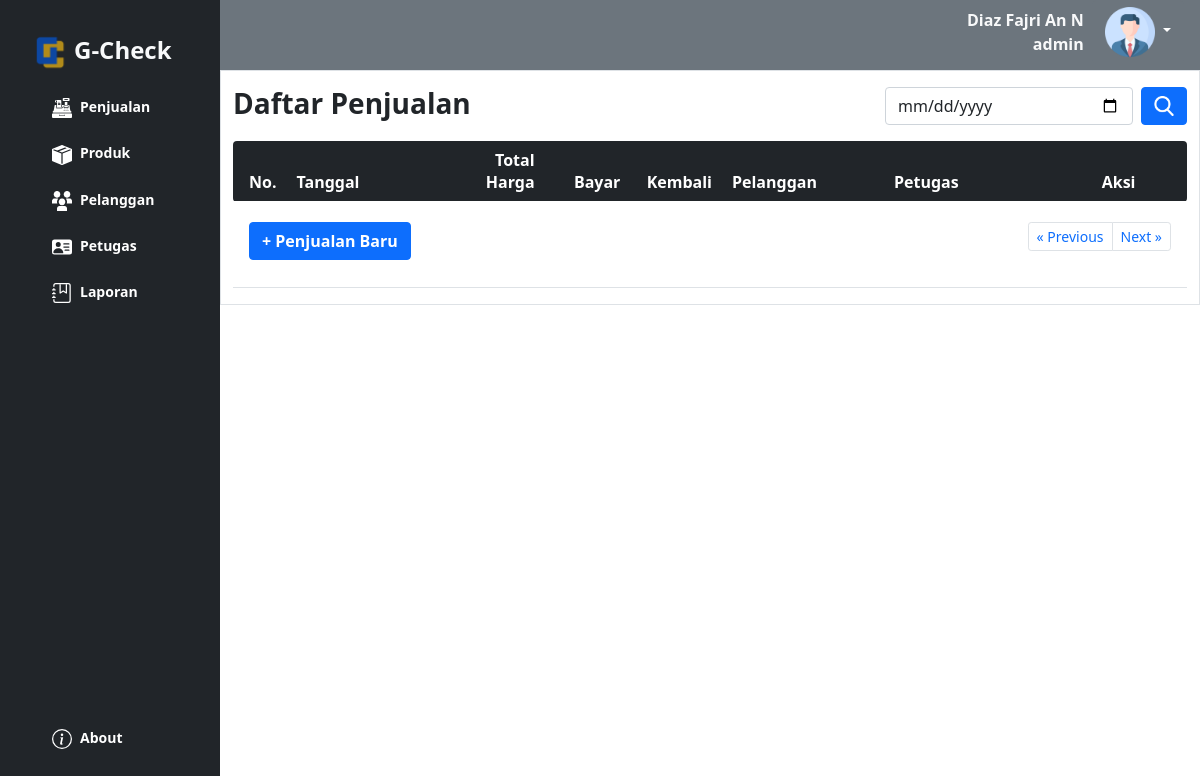
The app's page /penjualan/index.php (signed in), older data.
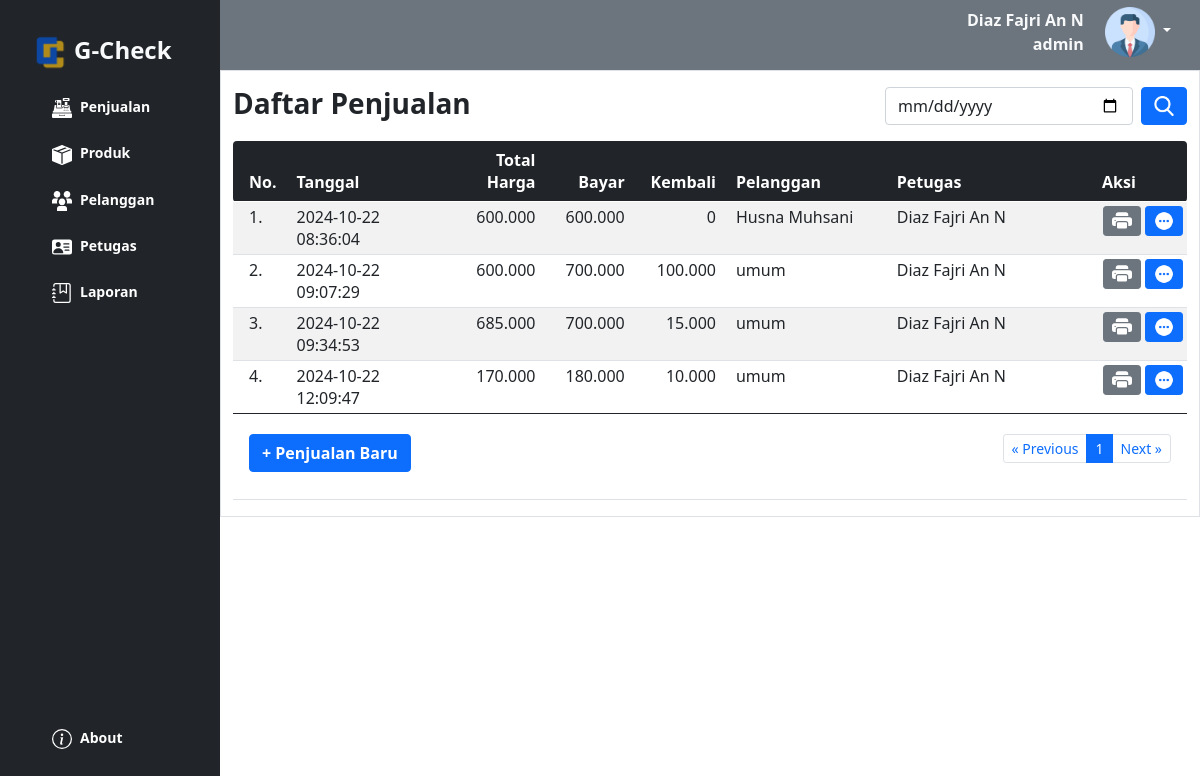
The same page, newer data.
### tables this page shows
CREATE TABLE `penjualan` (
  `penjualan_id` int(11) NOT NULL,
  `tanggal` datetime DEFAULT NULL,
  `total_harga` int(11) DEFAULT NULL,
  `bayar` int(11) DEFAULT NULL,
  `id_pelanggan` int(11) DEFAULT NULL,
  `id_petugas` int(11) NOT NULL,
  `nama_petugas` varchar(30) DEFAULT NULL
);

CREATE TABLE `pelanggan` (
  `id_pelanggan` int(11) NOT NULL,
  `kode_pelanggan` varchar(15) DEFAULT NULL,
  `nama_pelanggan` varchar(30) DEFAULT NULL,
  `alamat` text DEFAULT NULL,
  `no_hp` varchar(15) DEFAULT NULL
);

CREATE TABLE `petugas` (
  `id_petugas` int(11) NOT NULL,
  `username` varchar(30) DEFAULT NULL,
  `password` varchar(100) DEFAULT NULL,
  `nama_petugas` varchar(35) DEFAULT NULL,
  `level` enum('admin','petugas') DEFAULT NULL
);

### penjualan/index.php (the view, shortened to what this page needs)
<?php
if (!isset($_SESSION['username']) && !isset($_SESSION['password'])) {
?>
	<meta http-equiv="refresh" content="0;url=../login.php">
	<?php
} else {
	if (isset($_SESSION['penid'])) {
	?>
		<meta http-equiv="refresh" content="1;url=transaksi.php">
	<?php
	} else {
	?>
		<html>
		<!DOCTYPE html>
		<html lang="en">
		<head>
			<link rel="stylesheet" href="../bootstrap/css/bootstrap.min.css" />
		</head>
		<body>
			<?php
			include "../sidebar.php";
			?>
			<main>
				<?php include "../header.php" ?>
				<div class="container border pt-3">
					<div class="row">
						<div class="col-sm-8">
							<h3><b>Daftar Penjualan</b></h3>
						</div>
						<div class="col-sm-4">
							<form class="d-flex" method="GET" action="">
								<input class="form-control me-2" type="date" name="tgl">
								<button class="btn btn-primary" type="submit"><img src="../icon/sear.png" width="20"></button>
							</form>
						</div>
					</div>
					<table class="table table-hover table-striped table-sm">
						<thead class="bg-dark text-white">
							<tr>
								<th class="py-2 px-3 rounded-start" width="55px">No.</th>
								<th class="py-2" width="200px">Tanggal</th>
								<th class="py-2 text-end" width="100px">Total Harga</th>
								<th class="py-2 text-end" width="100px">Bayar</th>
								<th class="py-2 text-end" width="100px">Kembali</th>
								<th class="py-2 px-3" width="200px">Pelanggan</th>
								<th class="py-2" width="200px">Petugas</th>
								<th class="py-2 text-center rounded-end" width="180px">Aksi</th>
							</tr>
						</thead>
						<tbody>
							<?php
							include "../config.php";
							$id_petugas = $_SESSION['id_petugas'];
							$batas = 10;
							$halaman = isset($_GET['halaman']) ? (int)$_GET['halaman'] : 1;
							$halaman_awal = ($halaman > 1) ? ($halaman * $batas) - $batas : 0;
							$previous = $halaman - 1;
							$next = $halaman + 1;
							$tglskr = date("Y-m-d");
							if (isset($_GET['tgl'])) {
								$tgl = $_GET['tgl'];
								$sqldata = "select * from penjualan where tanggal like '$tgl%' and id_petugas='$id_petugas'";
							} else {
								$sqldata = "select * from penjualan where tanggal like '$tglskr%' and id_petugas='$id_petugas'";
							}
							$resdata = mysqli_query($koneksi, $sqldata);
							$jumlah_data = mysqli_num_rows($resdata);
							$total_halaman = ceil($jumlah_data / $batas);
							if (isset($_GET['tgl'])) {
								$tgl = $_GET['tgl'];
								$sql = "select * from penjualan where tanggal like '$tgl%' and id_petugas='$id_petugas' limit $halaman_awal, $batas";
							} else {
								$sql = "select * from penjualan where tanggal like '$tglskr%' and id_petugas='$id_petugas' limit $halaman_awal, $batas";
							}
							$result = mysqli_query($koneksi, $sql);
							$no = $halaman_awal + 1;
							while ($data = mysqli_fetch_array($result)) {
								$tohar = number_format($data['total_harga'], 0, ",", ".");
								$byr = number_format($data['bayar'], 0, ",", ".");
								$kembali = $data['bayar'] - $data['total_harga'];
								$kbl = number_format($kembali, 0, ",", ".");
								$id_pelanggan = $data['id_pelanggan'];
								$id_petugas = $data['id_petugas'];
								$sqlpetugas = "select * from petugas where id_petugas='$id_petugas'";
								$respetugas = mysqli_query($koneksi, $sqlpetugas);
								$dtpetugas = mysqli_fetch_array($respetugas);
								if (!$id_pelanggan) {
									$dtpelanggan['nama_pelanggan'] = 'umum';
								} else {
									$sqlpelanggan = "select * from pelanggan where id_pelanggan='$id_pelanggan'";
									$respelanggan = mysqli_query($koneksi, $sqlpelanggan);
									$dtpelanggan = mysqli_fetch_array($respelanggan);
								}
							?>
								<tr>
									<td class="px-3"><?= $no ?>.</td>
									<td><?= $data['tanggal'] ?></td>
									<td align="right"><?= $tohar ?></td>
									<td align="right"><?= $byr ?></td>
									<td align="right"><?= $kbl ?></td>
									<td class="px-3"><?= $dtpelanggan['nama_pelanggan'] ?></td>
									<td><?= $dtpetugas['nama_petugas'] ?></td>
									<td align="right">
										<a href="printnota.php?penid=<?= $data['penjualan_id'] ?>&kbl=<?= $kbl ?>" target="blank" class="btn btn-secondary btn-sm"><img src="../icon/printer-fill.svg" width="20"></a>
										<a href="detail_penjualan.php?penid=<?= $data['penjualan_id'] ?>&npet=<?= $dtpetugas['nama_petugas'] ?>&npel=<?= $dtpelanggan['nama_pelanggan'] ?>&tgl=<?= $data['tanggal'] ?>&byr=<?= $byr ?>&kbl=<?= $kbl ?>&halaman=<?= $halaman ?>" class="btn btn-primary btn-sm"><img src="../icon/more.png" width="20"></a>
									</td>
								</tr>
							<?php
								$no++;
							}
							?>
						</tbody>
						<tfoot>
							<tr>
								<td colspan="8" class="text-center">
									<div class="container">
										<div class="row">
											<div class="col-4 text-start py-3">
												<a class="btn btn-primary" href="penjualan_simpan.php"><b>+ Penjualan Baru</b></a>
											</div>
											<div class="col-8 text-end py-3">
												<ul class="pagination justify-content-end pagination-sm">
													<li class="page-item"><a class="page-link" <?php if ($halaman > 1) {
																									echo "href='?halaman=$previous'";
																								} ?>>&laquo; Previous</a></li>
													<?php
													for ($x = 1; $x <= $total_halaman; $x++) {
														if ($x == $halaman) {
													?>
															<li class="page-item active"><a class="page-link" href="?halaman=<?php echo $x ?>"><?php echo $x; ?></a></li>
														<?php
														} else {
														?>
															<li class="page-item"><a class="page-link" href="?halaman=<?php echo $x ?>"><?php echo $x; ?></a></li>
													<?php
														}
													}
													?>
													<li class="page-item"><a class="page-link" <?php if ($halaman < $total_halaman) {
																									echo "href='?halaman=$next'";
																								} ?>>Next &raquo;</a></li>
												</ul>
											</div>
										</div>
									</div>
								</td>
							</tr>
						</tfoot>
					</table>
				</div>
			</main>
		</body>
		</html>
<?php }
} ?>

### sidebar.php
<div class="bg-dark fixed-top z-3" style="width: 220px;z-index:9999;">
    <div class="d-flex">
        <div class="p-4 d-flex flex-column flex-shrink-0 text-bg-dark min-vh-100">
            <a class="navbar-brand d-flex align-items-center" href="../dashboard">
                <img src="../img/logo.png" width="50px">
                <h2 class="fs-4 text-light"><b>G-Check</b></h2>
            </a>
            <ul class="nav nav-pills flex-column" style="height: 90%;">
                <li class="nav-item">
                    <a class="nav-link btn-sm btn-dark text-white rounded-3 px-4 mx-1 my-1" href="../penjualan"><img src="../icon/kas.png" width="20" class="me-2"><b>Penjualan</b></a>
                </li>
                <?php if ($_SESSION['level'] == "admin") { ?>
                    <li class="nav-item">
                        <a class="nav-link btn-sm btn-dark text-white rounded-3 px-4 mx-1 my-1" href="../produk"><img src="../icon/box.svg" width="20" class="me-2"><b>Produk</b></a>
                    </li>
                    <li class="nav-item">
                        <a class="nav-link btn-sm btn-dark text-white rounded-3 px-4 mx-1 my-1" href="../pelanggan"><img src="../icon/image4.png" width="20" class="me-2"><b>Pelanggan</b></a>
                    </li>
                    <li class="nav-item">
                        <a class="nav-link btn-sm btn-dark text-white rounded-3 px-4 mx-1 my-1" href="../petugas"><img src="../icon/pers.svg" width="20" class="me-2"><b>Petugas</b></a>
                    </li>
                <?php } ?>
                <li class="nav-item mb-auto">
                    <a class="nav-link btn-sm btn-dark text-white rounded-3 px-4 mx-1 my-1" href="../report"><img src="../icon/journal1.svg" width="20" class="me-2"><b>Laporan</b></a>
                </li>
                <li class="nav-item">
                    <a class="nav-link btn-sm btn-dark text-white rounded-3 px-4 mx-1 my-1" href="../about"><img src="../icon/info.svg" width="20" class="me-2"><b>About</b></a>
                </li>
            </ul>
        </div>
    </div>
</div>

### header.php (shortened to what this page needs)
<header class="container-fluid bg-secondary fixed-top pe-3 gap-2 d-flex justify-content-end " style="height: 70px;">
    <div class="d-flex flex-column mt-2">
        <p class="text-end text-light m-0"><b><?= $_SESSION['nama_petugas'] ?></b></p>
        <p class="text-end text-light"><b><?= $_SESSION['level'] ?></b></p>
    </div>
    <div class="dropdown">
        <a class="btn btn-secondary dropdown-toggle" href="#" role="button" data-bs-toggle="dropdown" aria-expanded="false">
            <img src="../icon/profile.png" style="width: 50px;">
        </a>
    </div>
</header>

### penjualan/index.php (style rules this page uses)
main { margin-left: 220px; margin-top: 70px; }

Row changes from the older to the newer data that the page shows:
added penjualan: tanggal "2024-10-22 08:36:04", total_harga "600.000", bayar "600.000", kbl "0", id_pelanggan.nama_pelanggan "Husna Muhsani", id_petugas.nama_petugas "Diaz Fajri An N"
added penjualan: tanggal "2024-10-22 09:07:29", total_harga "600.000", bayar "700.000", kbl "100.000", nama_pelanggan "umum", id_petugas.nama_petugas "Diaz Fajri An N"
added penjualan: tanggal "2024-10-22 09:34:53", total_harga "685.000", bayar "700.000", kbl "15.000", nama_pelanggan "umum", id_petugas.nama_petugas "Diaz Fajri An N"
added penjualan: tanggal "2024-10-22 12:09:47", total_harga "170.000", bayar "180.000", kbl "10.000", nama_pelanggan "umum", id_petugas.nama_petugas "Diaz Fajri An N"
Text that changed along with them:
new list line: "1"
